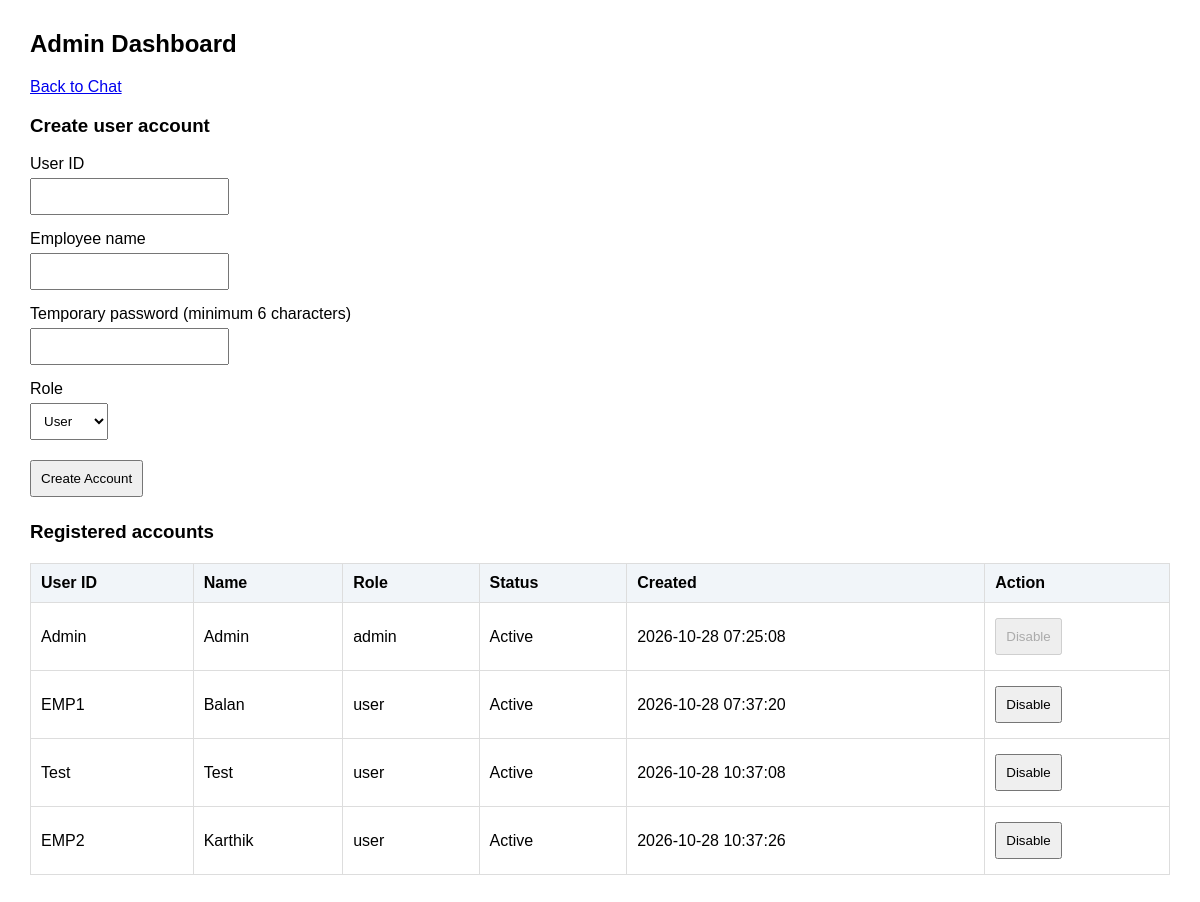
The page /admin (signed in) on the database its author committed.
### tables this page shows
CREATE TABLE users (
                id INTEGER PRIMARY KEY AUTOINCREMENT,
                user_id TEXT UNIQUE NOT NULL COLLATE NOCASE,
                display_name TEXT NOT NULL,
                password_hash TEXT NOT NULL,
                role TEXT NOT NULL CHECK(role IN ('admin', 'user')),
                active INTEGER NOT NULL DEFAULT 1,
                created_at TEXT NOT NULL DEFAULT CURRENT_TIMESTAMP
            );

### app.py (the view, shortened to what this page needs)
@app.route("/admin", methods=["GET", "POST"])
@admin_required
def admin():
    db = get_db()
    users = db.execute(
        "SELECT id, user_id, display_name, role, active, created_at "
        "FROM users ORDER BY id"
    ).fetchall()
    return render_template("admin.html", users=users)

### app.py (called while the page is built)
def get_db():
    if "db" not in g:
        g.db = sqlite3.connect(DB_PATH)
        g.db.row_factory = sqlite3.Row
        g.db.execute("PRAGMA foreign_keys = ON")
    return g.db

def current_user():
    uid = session.get("uid")
    if not uid:
        return None
    return get_db().execute(
        "SELECT id, user_id, display_name, role, active "
        "FROM users WHERE id = ? AND active = 1",
        (uid,)
    ).fetchone()

def admin_required(view):
    @wraps(view)
    def wrapped(*args, **kwargs):
        user = current_user()
        if user is None:
            session.clear()
            return redirect(url_for("login"))
        if user["role"] != "admin":
            abort(403)
        return view(*args, **kwargs)
    return wrapped

def csrf_token():
    import secrets
    if "csrf_token" not in session:
        session["csrf_token"] = secrets.token_urlsafe(32)
    return session["csrf_token"]

### templates/admin.html (shortened to what this page needs)
<!DOCTYPE html>
<html lang="en">
<head>
</head>
<body>
    <h2>Admin Dashboard</h2>
    <p><a href="{{ url_for('chat') }}">Back to Chat</a></p>
    <h3>Create user account</h3>
    <form method="post">
        <div class="form-row">
            <label>User ID<br>
                <input name="user_id" maxlength="50" required>
            </label>
        </div>
        <div class="form-row">
            <label>Employee name<br>
                <input name="display_name" maxlength="100" required>
            </label>
        </div>
        <div class="form-row">
            <label>Temporary password (minimum 6 characters)<br>
                <input type="password" name="password" minlength="6"
                       autocomplete="new-password" required>
            </label>
        </div>
        <div class="form-row">
            <label>Role<br>
                <select name="role">
                    <option value="user">User</option>
                </select>
            </label>
        </div>
        <button type="submit">Create Account</button>
    </form>
    <h3>Registered accounts</h3>
    <table>
        <thead>
            <tr>
                <th>User ID</th>
                <th>Name</th>
                <th>Role</th>
                <th>Status</th>
                <th>Created</th>
                <th>Action</th>
            </tr>
        </thead>
        <tbody>
        {% for account in users %}
            <tr>
                <td>{{ account.user_id }}</td>
                <td>{{ account.display_name }}</td>
                <td>{{ account.role }}</td>
                <td>{{ 'Active' if account.active else 'Disabled' }}</td>
                <td>{{ account.created_at }}</td>
                <td>
                    <form method="post">
                        <button type="submit"
                            {% if account.id == session.get('uid') %}
                                disabled
                            {% endif %}>
                            {{ 'Disable' if account.active else 'Enable' }}
                        </button>
                    </form>
                </td>
            </tr>
        {% endfor %}
        </tbody>
    </table>
</body>
</html>

### templates/admin.html (style rules this page uses)
body { font-family: Arial, sans-serif; margin: 30px; }
input, select, button { padding: 9px; margin: 5px 0; }
table { border-collapse: collapse; width: 100%; margin-top: 20px; }
th, td { border: 1px solid #ddd; padding: 10px; text-align: left; }
th { background: #f1f5f9; }
.form-row { margin-bottom: 10px; }

### rows shown on the page
users: user_id "Admin", display_name "Admin", role "admin", active "Active", created_at "2026-10-28 07:25:08", active "Disable"
users: user_id "EMP1", display_name "Balan", role "user", active "Active", created_at "2026-10-28 07:37:20", active "Disable"
users: user_id "Test", display_name "Test", role "user", active "Active", created_at "2026-10-28 10:37:08", active "Disable"
users: user_id "EMP2", display_name "Karthik", role "user", active "Active", created_at "2026-10-28 10:37:26", active "Disable"
